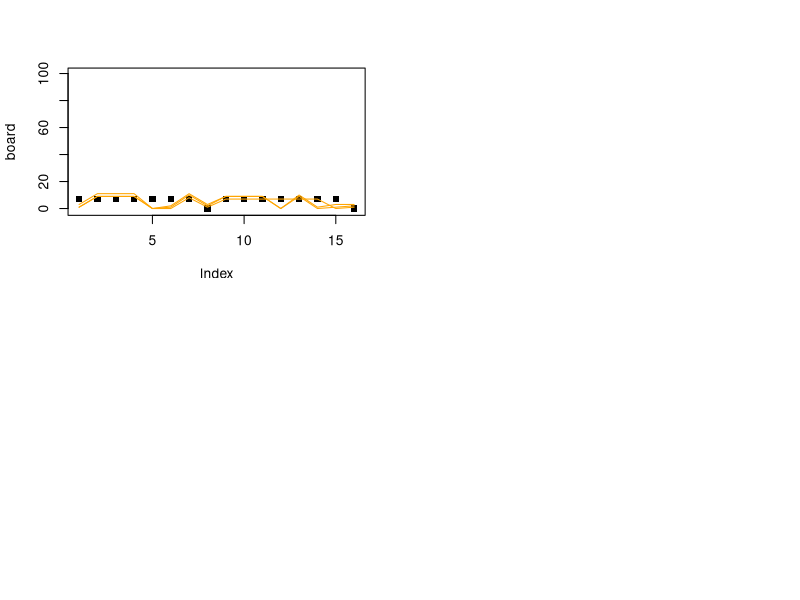

Here is the R script that generated this plot:
board  = c( 7, 7, 7, 7, 7, 7, 7, 0,
	     	7, 7, 7, 7, 7, 7, 7, 0)			# Initialize board.
par(mfrow=c(2,2))
plot(board, ylim = c(-1, 100), pch = 15)

pepe = T
pilar = T

housep = sample(1:7, 1)
houser = sample(9:15, 1)
print(c(housep, houser))
shellsp = board[housep]	
shellsr = board[houser]
dropsp = rep(F, 16)
dropsr = rep(F, 16)
board[housep] = 0
board[houser] = 0
print(board)

while (pepe & pilar) {
while (shellsp > 0) {						
while ((housep+1) < 16 & shellsp > 0) {		
	dropsp[(housep+1)] = T						
	housep = housep + 1
	shellsp = shellsp - 1
	}
stopp = housep
board = board + dropsp
dropsp = rep(F, 16)
housep = 0
}
print(board)

while (shellsr > 0) {
while ((houser + 1) <= 16 & shellsr > 0) {
	if ((houser + 1) == 8) houser = houser + 1 else houser = houser
	dropsr[(houser+1)] = T						
	houser = houser + 1
	shellsr = shellsr - 1
	}	
stopr = houser
board = board + dropsr
dropsr = rep(F, 16)
houser = 0
}
print(board)
print(sum(board))
if (stopp == 8) {
	if (sum(board[1:7]) > 0) {
	pepe = T
	housep = sample((which(board[1:7] > 0)), 1)
	shellsp = board[housep]
	dropsp = rep(F, 16)
	board[housep] = 0
	} else pepe = F
	} else {
	if (board[stopp] > 1) {
		pepe = T
		housep = stopp
		shellsp = board[stopp]
		dropsp = rep(F, 16)
		board[stopp] = 0
		} else {
			pepe = F
			if ((stopp < 8) & (board[(8-stopp)*2 + stopp] > 0)) {
				board[8] = board[8] + board[(8-stopp)*2 + stopp] + 1
				board[(8-stopp)*2 + stopp] = 0
				board[stopp] = 0 
				}
			}
		}
if (stopr == 16) {
	if (sum(board[9:15]) > 0) {
	pilar = T
	houser = sample((which(board[9:15]>0)), 1) + 8
	shellsr = board[houser]
	dropsr = rep(F, 16)
	board[houser] = 0
	} else pilar = F
	} else {
	if (board[stopr] > 1) {
		pilar = T
		houser = stopr
		shellsr = board[stopr]
		dropsr = rep(F, 16)
		board[stopr] = 0
		} else {
			pilar = F
			if ((stopr > 8) & (board[stopr - (stopr-8)*2] > 0)) { 
				board[16] = board[16] + board[stopr - (stopr-8)*2] + 1
				board[stopr - (stopr-8)*2] = 0
				board[stopr] = 0
				}
			}
		}
print(paste(stopp, shellsp, housep, pepe))
print(paste(stopr, shellsr, houser, pilar))
print(board)
print(sum(board) + shellsr + shellsp)
lines(board, col = 'orange')

if (sum(c(pepe, pilar)) == 0) {
pepe = T
pilar = T

housep = sample((which(board[1:7]>0)), 1)
houser = sample((which(board[9:15]>0)), 1) + 8
shellsp = board[housep]	
shellsr = board[houser]
dropsp = rep(F, 16)
dropsr = rep(F, 16)
board[housep] = 0
board[houser] = 0
}
}

while (pilar) {
while (shellsr > 0) {
while ((houser + 1) <= 16 & shellsr > 0) {
	if ((houser + 1) == 8) houser = houser + 1 else houser = houser
	dropsr[(houser+1)] = T						
	houser = houser + 1
	shellsr = shellsr - 1
	}	
stopr = houser
board = board + dropsr
dropsr = rep(F, 16)
houser = 0
}
print(board)
if (stopr == 16) {
	if (sum(board[9:15]) > 0) {
		pilar = T
		houser = sample((which(board[9:15]>0)), 1) + 8
		shellsr = board[houser]
		dropsr = rep(F, 16)
		board[houser] = 0
	} else {
		if (sum(board[1:7]) > 0) {
			pilar = F
			pepe = T
			housep = sample((which(board[1:7] > 0)), 1)
			shellsp = board[housep]
			dropsp = rep(F, 16)
			board[housep] = 0
		} else {
			pilar = F
			pepe = F
		}
	}
} else {
	if (board[stopr] > 1) {
		pilar = T
		houser = stopr
		shellsr = board[stopr]
		dropsr = rep(F, 16)
		board[stopr] = 0
	} else {
		if (stopr < 8) {
			pilar = F
			pepe = T
			housep = sample((which(board[1:7] > 0)), 1)
			shellsp = board[housep]
			dropsp = rep(F, 16)
			board[housep] = 0
		} else {
			if ((sum(board[1:7])- board[stopr - (stopr-8)*2]) > 0) {
				if (board[stopr - (stopr-8)*2] == 0) {
					pilar = F
					pepe = T
					housep = sample((which(board[1:7] > 0)), 1)
					shellsp = board[housep]
						dropsp = rep(F, 16)
					board[housep] = 0
				} else {
					pilar = F
					board[16] = board[16] + board[stopr - (stopr-8)*2] + 1
					board[stopr - (stopr-8)*2] = 0
					board[stopr] = 0
					pepe = T
					housep = sample((which(board[1:7] > 0)), 1)
					shellsp = board[housep]
						dropsp = rep(F, 16)
					board[housep] = 0
				}
			} else {
				pilar = T
				houser = stopr
				shellsr = board[stopr]
				dropsr = rep(F, 16)
				board[stopr] = 0
			}
		}
	}
}
}
